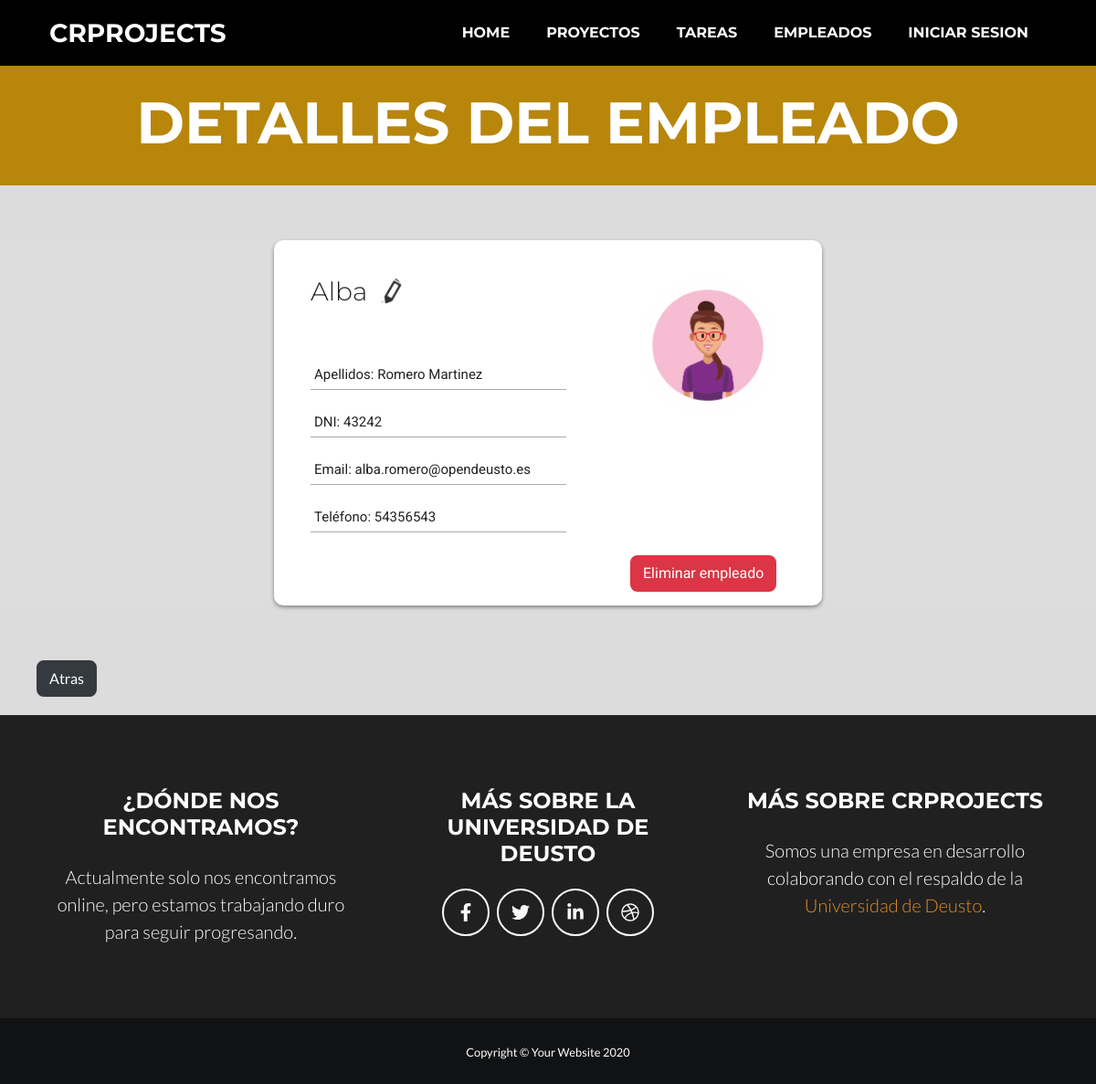
The app's page /empleado/12/ with its own data.
### appGestorProyectos/models.py (models this page shows, shortened)
class Empleado(models.Model):
    dni = models.CharField(max_length=9)
    nombre = models.CharField(max_length=50)
    apellidos = models.CharField(max_length=150)
    email = models.EmailField(max_length=254)
    telefono = models.IntegerField(default=0)
    imagen = models.ImageField(upload_to="foto_perfil", null=True, blank=True)

### appGestorProyectos/views.py (the view)
# urls.py: path('empleado/<int:pk>/', views.EmpleadoDetailView.as_view(), name='empleado'),
class EmpleadoDetailView(DetailView):
    model = Empleado
    template_name = 'empleado.html'
    def get_context_data(self, **kwargs):
        context = super(EmpleadoDetailView, self).get_context_data(**kwargs)
        context['titulo_pagina'] = 'Detalle del empleado'
        return context

### appGestorProyectos/templates/empleado.html
{% extends 'index.html' %}
{% load static %}
{% block styles %}
<link href="{% static 'css/empleado.css' %}" rel="stylesheet"/>
{% endblock %}
{% block header %}
<header class="masthead bg-primary text-white text-center">
    <div class="container d-flex align-items-center flex-column">
        <h1 class="masthead-heading text-uppercase mb-0">Detalles del empleado</h1>
    </div>
</header>
{% endblock %}
{% block main %}
<main>
    <section id="ebody">
        <div id="login-box">
            <div class="left">
                <div id="empedit">
                    <h1 id="eh1">{{ empleado.nombre }}</h1>
                    <a href="{% url 'empleado_update' empleado.id %}"><img id="editar" src="{% static 'img/edit.PNG' %}" alt="editar"></a>
                </div>
                <p class="text">Apellidos: {{ empleado.apellidos }}</p>
                <p class="text">DNI: {{ empleado.dni }}</p>
                <p class="text">Email: {{ empleado.email }}</p>
                <p class="text">Teléfono: {{ empleado.telefono }}</p>
            </div>
            <div class="right">
                {% if empleado.imagen %}
                    <img src="{{ empleado.imagen.url }}" width="140">
                 {% else %}
                    <img src="{% static 'img/SinFotoPerfil.jpg' %}" width="240">
                {% endif %}
                <div id="next">
                    <a class="btn btn-danger posbot" href="{% url 'empleado_delete' empleado.id %}">Eliminar empleado</a>
                </div>
            </div>
        </div>
    </section>
    <div id="boton_atras">
        <a class="btn btn-dark" href="javascript: history.go(-1)">Atras</a>
    </div>
</main>
{% endblock %}

### appGestorProyectos/static/css/empleado.css (style rules this page uses)
#ebody { margin: 0; padding: 0; background: #DDD; font-size: 16px; color: #222; font-family: 'Roboto', sans-serif; font-weight: 300; }
img { border-radius: 50%; height: 150px; width: 150px; }
#login-box { position: relative; margin: 5% auto; width: 600px; height: 400px; background: #FFF; border-radius: 10px; box-shadow: 0 2px 4px rgba(0, 0, 0, 0.4); }
.left { position: absolute; top: 0; left: 0; box-sizing: border-box; padding: 40px; width: 350px; height: 400px; }
#eh1 { font-weight: 300; font-size: 28px; }
.text { display: block; box-sizing: border-box; margin-bottom: 20px; padding: 4px; width: 280px; height: 32px; border: none; border-bottom: 1px solid #AAA; font-family: 'Roboto', sans-serif; font-weight: 400; font-size: 15px; transition: 0.2s ease; }
.right { position: absolute; top: 0; right: 0; box-sizing: border-box; padding: 40px; width: 250px; height: 400px; background: url('https://goo.gl/YbktSj'); background-size: cover; background-position: center; border-radius: 0 2px 2px 0; }
.posbot { margin-top: 155px; }
#boton_atras { background-color: #dcdcdc; padding-bottom: 20px; }
#boton_atras a { margin-left: 40px; }
#editar { width: 30px; height: 30px; float: right; margin: 0px 25px 0px 9px; }
#empedit { margin-bottom: 50px; display: flex; }

### records on screen
Empleado: nombre "Alba", apellidos "Romero Martinez", dni "43242", email "alba.romero@opendeusto.es", telefono "54356543", imagen (picture)
